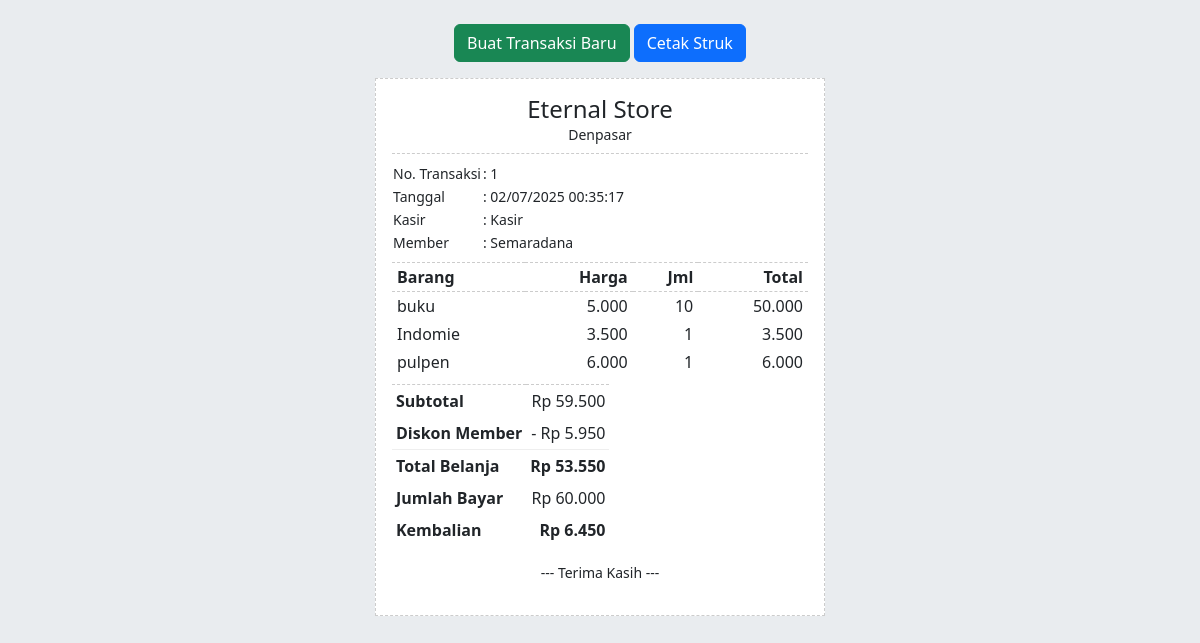
Page /transaksi/struk.php?id=1 (signed in) on the committed database.
### tables this page shows
CREATE TABLE `transaksi` (
  `id_transaksi` int NOT NULL,
  `id_member` int DEFAULT NULL,
  `id_pengguna` int NOT NULL,
  `id_toko` int NOT NULL,
  `waktu_transaksi` timestamp NOT NULL DEFAULT CURRENT_TIMESTAMP,
  `total` decimal(15,2) NOT NULL,
  `jumlah_bayar` decimal(15,2) DEFAULT NULL,
  `kembalian` decimal(15,2) DEFAULT NULL,
  `catatan` text
);

CREATE TABLE `toko` (
  `id_toko` int NOT NULL,
  `nama_toko` varchar(100) NOT NULL,
  `alamat_toko` text NOT NULL,
  `tlp` varchar(20) NOT NULL,
  `image` varchar(255) NOT NULL DEFAULT 'gambar.jpg',
  `nama_pemilik` varchar(100) NOT NULL
);

CREATE TABLE `pengguna` (
  `id_pengguna` int NOT NULL,
  `id_toko` int NOT NULL,
  `username` varchar(100) NOT NULL,
  `password` varchar(255) NOT NULL,
  `nama_lengkap` varchar(100) NOT NULL,
  `role` enum('admin','kasir','manajer') NOT NULL DEFAULT 'kasir',
  `status_aktif` tinyint(1) NOT NULL DEFAULT '1'
);

CREATE TABLE `member` (
  `id_member` int NOT NULL,
  `username` varchar(100) DEFAULT NULL,
  `password` varchar(255) DEFAULT NULL,
  `nama_member` varchar(100) NOT NULL,
  `alamat_member` text NOT NULL,
  `email` varchar(100) DEFAULT NULL,
  `telepon` varchar(20) DEFAULT NULL,
  `tgl_registrasi` timestamp NOT NULL DEFAULT CURRENT_TIMESTAMP
);

CREATE TABLE `detailtransaksi` (
  `id_detail` int NOT NULL,
  `id_transaksi` int NOT NULL,
  `id_barang` int NOT NULL,
  `harga_saat_transaksi` decimal(15,2) NOT NULL,
  `jumlah` int NOT NULL,
  `sub_total` decimal(15,2) NOT NULL
);

CREATE TABLE `barang` (
  `id_barang` int NOT NULL,
  `id_kategori` int NOT NULL,
  `nama_barang` varchar(255) NOT NULL,
  `harga_beli` decimal(15,2) NOT NULL,
  `harga_jual` decimal(15,2) NOT NULL,
  `satuan_barang` varchar(50) NOT NULL,
  `tgl_input` timestamp NOT NULL DEFAULT CURRENT_TIMESTAMP,
  `tgl_update` timestamp NOT NULL DEFAULT CURRENT_TIMESTAMP
);

### transaksi/struk.php (the view, shortened to what this page needs)
<?php
include '../config/koneksi.php';
$id_transaksi = $_GET['id'] ?? 0;
$stmt_header = mysqli_prepare($conn,
    "SELECT t.*, p.nama_lengkap as nama_kasir, m.nama_member, tk.nama_toko, tk.alamat_toko
     FROM transaksi t
     JOIN pengguna p ON t.id_pengguna = p.id_pengguna
     LEFT JOIN member m ON t.id_member = m.id_member
     JOIN toko tk ON t.id_toko = tk.id_toko
     WHERE t.id_transaksi = ?");
mysqli_stmt_bind_param($stmt_header, "i", $id_transaksi);
mysqli_stmt_execute($stmt_header);
$result_header = mysqli_stmt_get_result($stmt_header);
$header = mysqli_fetch_assoc($result_header);
$stmt_detail = mysqli_prepare($conn,
    "SELECT dt.*, b.nama_barang
     FROM detailtransaksi dt
     JOIN barang b ON dt.id_barang = b.id_barang
     WHERE dt.id_transaksi = ?");
mysqli_stmt_bind_param($stmt_detail, "i", $id_transaksi);
mysqli_stmt_execute($stmt_detail);
$result_detail = mysqli_stmt_get_result($stmt_detail);
?>
<!DOCTYPE html>
<html lang="id">
<head>
    <link href="https://cdn.jsdelivr.net/npm/bootstrap@5.3.0/dist/css/bootstrap.min.css" rel="stylesheet">
</head>
<body>
<div class="container py-4">
    <div class="no-print text-center mb-3">
        <a href="transaksi_kasir.php" class="btn btn-success">Buat Transaksi Baru</a>
        <button onclick="window.print()" class="btn btn-primary">Cetak Struk</button>
    </div>
    <div class="receipt-container mx-auto p-3">
        <div class="receipt-header pb-2 mb-2">
            <h4 class="mb-0"><?= htmlspecialchars($header['nama_toko']) ?></h4>
            <p class="mb-0 small"><?= htmlspecialchars($header['alamat_toko']) ?></p>
        </div>
        <div class="receipt-info mb-2">
            <table class="small">
                <tr>
                    <td>No. Transaksi</td>
                    <td>: <?= $header['id_transaksi'] ?></td>
                </tr>
                <tr>
                    <td>Tanggal</td>
                    <td>: <?= date('d/m/Y H:i:s', strtotime($header['waktu_transaksi'])) ?></td>
                </tr>
                <tr>
                    <td>Kasir</td>
                    <td>: <?= htmlspecialchars($header['nama_kasir']) ?></td>
                </tr>
                <?php if ($header['nama_member']): ?>
                <tr>
                    <td>Member</td>
                    <td>: <?= htmlspecialchars($header['nama_member']) ?></td>
                </tr>
                <?php endif; ?>
            </table>
        </div>
        <div class="receipt-body mb-2">
            <table class="table-sm">
                <thead style="border-top: 1px dashed #ccc; border-bottom: 1px dashed #ccc;">
                    <tr>
                        <th>Barang</th>
                        <th class="text-end">Harga</th>
                        <th class="text-end">Jml</th>
                        <th class="text-end">Total</th>
                    </tr>
                </thead>
                <tbody>
                    <?php while($item = mysqli_fetch_assoc($result_detail)): ?>
                    <tr>
                        <td><?= htmlspecialchars($item['nama_barang']) ?></td>
                        <td class="text-end"><?= number_format($item['harga_saat_transaksi'], 0, ',', '.') ?></td>
                        <td class="text-end"><?= $item['jumlah'] ?></td>
                        <td class="text-end"><?= number_format($item['sub_total'], 0, ',', '.') ?></td>
                    </tr>
                    <?php endwhile; ?>
                </tbody>
            </table>
        </div>
        <div class="receipt-footer">
        <table class="table-sm totals-table" style="border-top: 1px dashed #ccc;">
    <?php
        $subtotal = 0;
        mysqli_data_seek($result_detail, 0);
        while($item = mysqli_fetch_assoc($result_detail)){
            $subtotal += $item['sub_total'];
        }
        if ($header['id_member'] && $subtotal > $header['total']) {
            $diskon = $subtotal - $header['total'];
            echo "<tr><td>Subtotal</td><td class='text-end'>Rp ".number_format($subtotal, 0, ',', '.')."</td></tr>";
            echo "<tr><td>Diskon Member</td><td class='text-end'>- Rp ".number_format($diskon, 0, ',', '.')."</td></tr>";
        }
    ?>
    <tr style="border-top: 1px solid #eee;">
        <td><strong>Total Belanja</strong></td>
        <td class="text-end"><strong>Rp <?= number_format($header['total'], 0, ',', '.') ?></strong></td>
    </tr>
    <tr>
        <td>Jumlah Bayar</td>
        <td class="text-end">Rp <?= number_format($header['jumlah_bayar'], 0, ',', '.') ?></td>
    </tr>
    <tr>
        <td><strong>Kembalian</strong></td>
        <td class="text-end"><strong>Rp <?= number_format($header['kembalian'], 0, ',', '.') ?></strong></td>
    </tr>
</table>
            <div class="text-center small mt-3">
                <p>--- Terima Kasih ---</p>
            </div>
        </div>
    </div>
</div>
</body>
</html>

### transaksi/struk.php (style rules this page uses)
body { background-color: #e9ecef; }
.receipt-container { max-width: 450px; background-color: white; border: 1px dashed #ccc; }
.receipt-header { text-align: center; border-bottom: 1px dashed #ccc; }
.receipt-body table { width: 100%; }
.receipt-body th, .receipt-body td { padding: 2px 5px; }
.text-end { text-align: right; }
.totals-table td:first-child { font-weight: bold; }

### rows in the picture
transaksi: id_toko.nama_toko "Eternal Store", id_toko.alamat_toko "Denpasar", id_transaksi "1", waktu_transaksi "02/07/2025 00:35:17", id_pengguna.nama_lengkap "Kasir", id_member.nama_member "Semaradana", total "5.950", total "53.550", jumlah_bayar "60.000", kembalian "6.450"
detailtransaksi: id_barang.nama_barang "buku", harga_saat_transaksi "5.000", jumlah "10", sub_total "50.000"
detailtransaksi: id_barang.nama_barang "Indomie", harga_saat_transaksi "3.500", jumlah "1", sub_total "3.500"
detailtransaksi: id_barang.nama_barang "pulpen", harga_saat_transaksi "6.000", jumlah "1", sub_total "6.000"

### other values in the picture
$subtotal "59.500"
